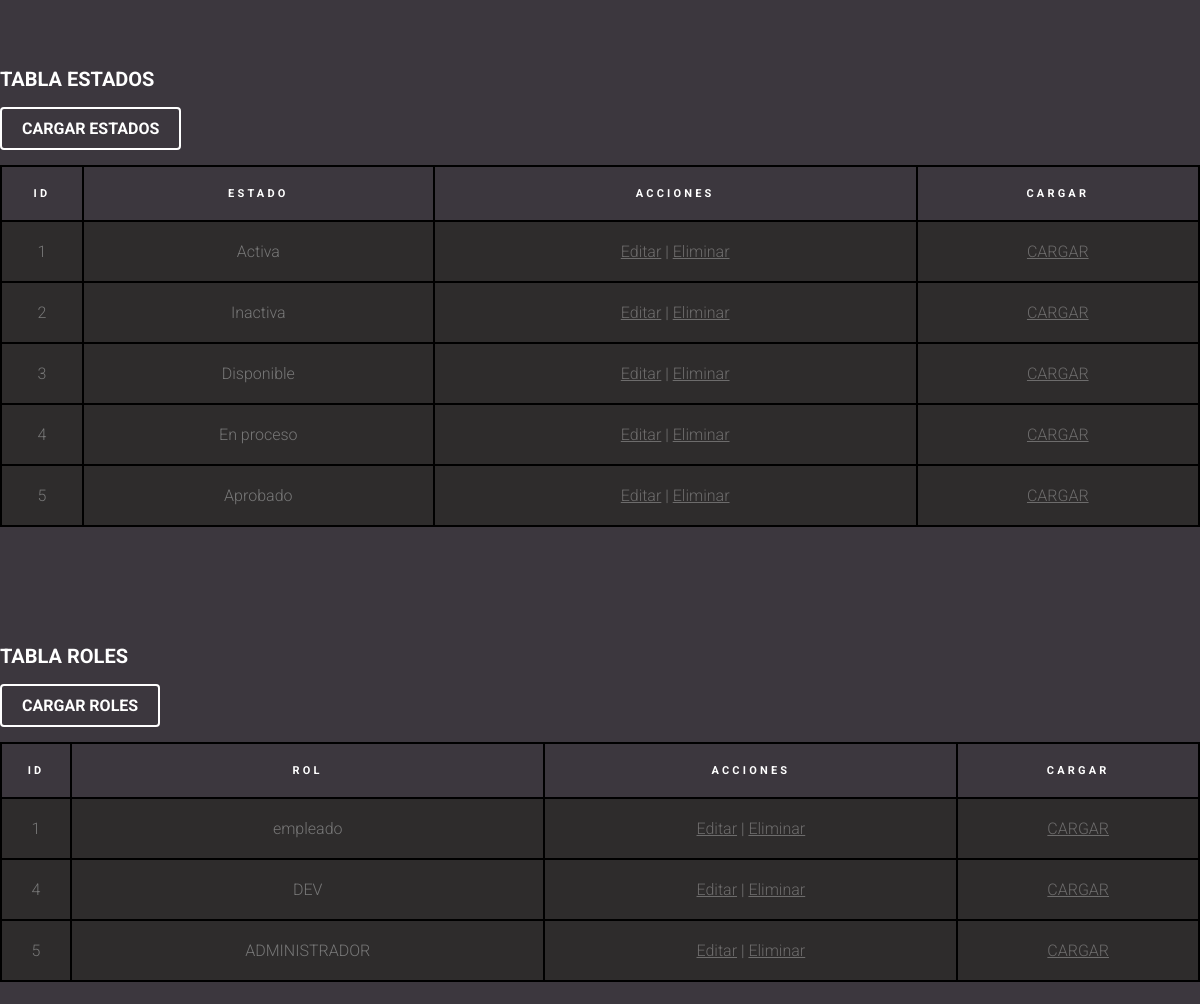
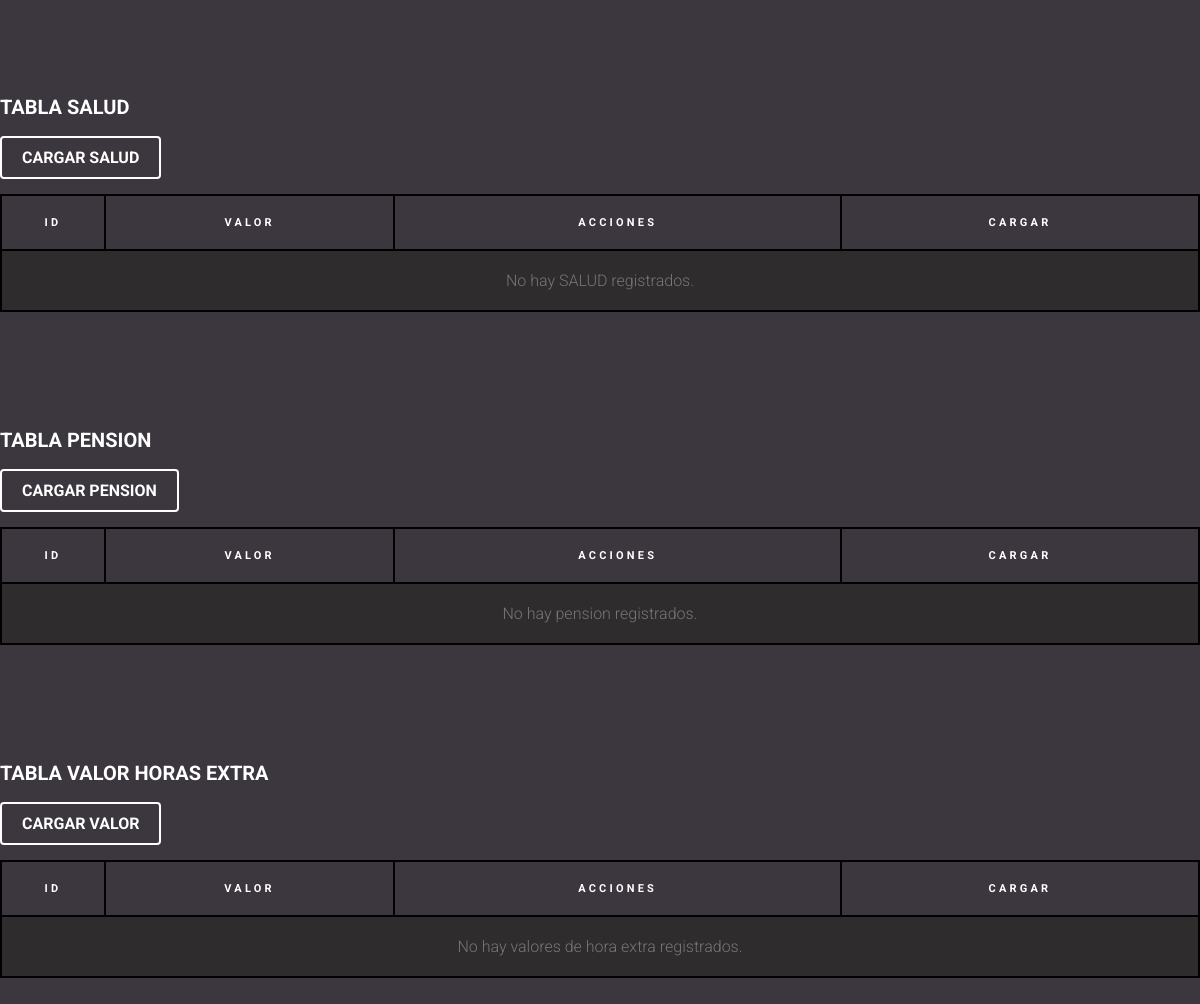
Page /modulo_brian_individual/index.php on the committed database (2 pictures, top to bottom).
### tables this page shows
CREATE TABLE `estado` (
  `ID_Es` int(10) NOT NULL,
  `Estado` varchar(20) NOT NULL
);

CREATE TABLE `roles` (
  `ID` int(11) NOT NULL,
  `TP_user` varchar(20) DEFAULT NULL
);

### modulo_brian_individual/index.php (the view, shortened to what this page needs)
<!DOCTYPE html>
<html lang="en">
<head>
    <link rel="stylesheet" href="css/style.css">
</head>
<body>
<div class="content">
    <div class="container">
        <h2 class="mb-5">TABLA ESTADOS</h2>
        <div class="table-responsive">
            <table class="table table-striped custom-table">
            <div class="button"><a href='PHP/crear_php/estados.php'>CARGAR ESTADOS</a></div>
                <thead>
                <tr>
                    <th scope="col">ID</th>
                    <th scope="col">ESTADO</th>
                    <th scope="col">Acciones</th>
                    <th scope="col">CARGAR</th>
                </tr>
                </thead>
                <tbody class="tbody">
                <?php
                include 'conexion/db.php';
                $sql = "SELECT * FROM estado";
                $result = $conn->query($sql);
                if ($result->num_rows > 0) {
                    while ($row = $result->fetch_assoc()) {
                        echo "<tr>";
                        echo "<td>" . $row['ID_Es'] . "</td>";
                        echo "<td>" . $row['Estado'] . "</td>";
                        echo "<td><a href='PHP/editar_php/editar_estados.php?id=" . $row['ID_Es'] . "'>Editar</a> | <a href='PHP/eliminar_php/eliminar_estado.php?id=" . $row['ID_Es'] . "'>Eliminar</a></td>";
                        echo "<td><a href='PHP/crear_php/estados.php'>CARGAR</a></td>";
                        echo "</tr>";
                    }
                } else {
                    echo "<tr><td colspan='4'>No hay estados registrados.</td></tr>";
                }
                ?>
                </tbody>
            </table>
        </div>
    </div>
</div>
<div class="content">
    <div class="container">
        <h2 class="mb-5">TABLA ROLES</h2>
        <div class="table-responsive">
            <table class="table table-striped custom-table">
            <div class="button"><a href='PHP/crear_php/roles.php'>CARGAR ROLES</a></div>
                <thead>
                <tr>
                    <th scope="col">ID</th>
                    <th scope="col">ROL</th>
                    <th scope="col">Acciones</th>
                    <th scope="col">CARGAR</th>
                </tr>
                </thead>
                <tbody class="tbody">
                <?php
                include 'conexion/db.php';
                $sql = "SELECT * FROM roles";
                $result = $conn->query($sql);
                if ($result->num_rows > 0) {
                    while ($row = $result->fetch_assoc()) {
                        echo "<tr>";
                        echo "<td>" . $row['ID'] . "</td>";
                        echo "<td>" . $row['TP_user'] . "</td>";
                        echo "<td><a href='PHP/editar_php/editar_roles.php?id=" . $row['ID'] . "'>Editar</a> | <a href='PHP/eliminar_php/eliminar_rol.php?id=" . $row['ID'] . "'>Eliminar</a></td>";
                        echo "<td><a href='PHP/crear_php/roles.php'>CARGAR</a></td>";
                        echo "</tr>";
                    }
                } else {
                    echo "<tr><td colspan='4'>No hay ROLES registrados.</td></tr>";
                }
                ?>
                </tbody>
            </table>
        </div>
    </div>
</div>
<div class="content">
    <div class="container">
        <h2 class="mb-5">TABLA SALUD</h2>
        <div class="table-responsive">
            <table class="table table-striped custom-table">
            <div class="button"><a href='PHP/crear_php/salud.php'>CARGAR SALUD</a></div>
                <thead>
                <tr>
                    <th scope="col">ID</th>
                    <th scope="col">VALOR</th>
                    <th scope="col">Acciones</th>
                    <th scope="col">CARGAR</th>
                </tr>
                </thead>
                <tbody class="tbody">
                <?php
                include 'conexion/db.php';
                $sql = "SELECT * FROM salud";
                $result = $conn->query($sql);
                if ($result->num_rows > 0) {
                    while ($row = $result->fetch_assoc()) {
                        echo "<tr>";
                        echo "<td>" . $row['ID'] . "</td>";
                        echo "<td>" . $row['valor'] . " %"."</td>";
                        echo "<td><a href='PHP/editar_php/editar_salud.php?id=" . $row['ID'] . "'>Editar</a> | <a href='PHP/eliminar_php/eliminar_salud.php?id=" . $row['ID'] . "'>Eliminar</a></td>";
                        echo "<td><a href='PHP/crear_php/salud.php'>CARGAR</a></td>";
                        echo "</tr>";
                    }
                } else {
                    echo "<tr><td colspan='4'>No hay SALUD registrados.</td></tr>";
                }
                ?>
                </tbody>
            </table>
        </div>
    </div>
</div>
<div class="content">
    <div class="container">
        <h2 class="mb-5">TABLA PENSION</h2>
        <div class="table-responsive">
            <table class="table table-striped custom-table">
            <div class="button"><a href='PHP/crear_php/pension.php'>CARGAR PENSION</a></div>
                <thead>
                <tr>
                    <th scope="col">ID</th>
                    <th scope="col">VALOR</th>
                    <th scope="col">Acciones</th>
                    <th scope="col">CARGAR</th>
                </tr>
                </thead>
                <tbody class="tbody">
                <?php
                include 'conexion/db.php';
                $sql = "SELECT * FROM pension";
                $result = $conn->query($sql);
                if ($result->num_rows > 0) {
                    while ($row = $result->fetch_assoc()) {
                        echo "<tr>";
                        echo "<td>" . $row['ID'] . "</td>";
                        echo "<td>" . $row['valor'] . " %"."</td>";
                        echo "<td><a href='PHP/editar_php/editar_pension.php?id=" . $row['ID'] . "'>Editar</a> | <a href='PHP/eliminar_php/eliminar_pension.php?id=" . $row['ID'] . "'>Eliminar</a></td>";
                        echo "<td><a href='PHP/crear_php/pension.php'>CARGAR</a></td>";
                        echo "</tr>";
                    }
                } else {
                    echo "<tr><td colspan='4'>No hay pension registrados.</td></tr>";
                }
                ?>
                </tbody>
            </table>
        </div>
    </div>
</div>
<div class="content">
    <div class="container">
        <h2 class="mb-5">TABLA VALOR HORAS EXTRA</h2>
        <div class="table-responsive">
            <table class="table table-striped custom-table">
            <div class="button"><a href='PHP/crear_php/vhe.php'>CARGAR VALOR</a></div>
                <thead>
                <tr>
                    <th scope="col">ID</th>
                    <th scope="col">VALOR</th>
                    <th scope="col">Acciones</th>
                    <th scope="col">CARGAR</th>
                </tr>
                </thead>
                <tbody class="tbody">
                <?php
                include 'conexion/db.php';
                $sql = "SELECT * FROM v_h_extra";
                $result = $conn->query($sql);
                if ($result->num_rows > 0) {
                    while ($row = $result->fetch_assoc()) {
                        echo "<tr>";
                        echo "<td>" . $row['ID'] . "</td>";
                        echo "<td>" . $row['V_H_extra'] ."</td>";
                        echo "<td><a href='PHP/editar_php/editar_valor_extra.php?id=" . $row['ID'] . "'>Editar</a> | <a href='PHP/eliminar_php/eliminar_v_hora_extra.php?id=" . $row['ID'] . "'>Eliminar</a></td>";
                        echo "<td><a href='PHP/crear_php/vhe.php'>CARGAR</a></td>";
                        echo "</tr>";
                    }
                } else {
                    echo "<tr><td colspan='4'>No hay valores de hora extra registrados.</td></tr>";
                }
                ?>
                </tbody>
            </table>
        </div>
    </div>
</div>
</body>
</html>

### modulo_brian_individual/css/style.css (style rules this page uses)
body { font-family: "Roboto", -apple-system, BlinkMacSystemFont, "Segoe UI", Roboto, "Helvetica Neue", Arial, "Noto Sans", sans-serif, "Apple Color Emoji", "Segoe UI Emoji", "Segoe UI Symbol", "Noto Color Emoji"; background-color: #3c373e; font-weight: 300; margin: 0; padding: 0; }
h2 { font-size: 20px; color: #fff; }
.content { padding: 50px 0; }
.custom-table { text-align: center; width: 100%; border-collapse: collapse; }
.custom-table thead tr, .custom-table thead th { padding: 20px 0; border: 2px solid black; color: #fff; font-size: 11px; text-transform: uppercase; letter-spacing: .2rem; }
.custom-table tbody th, .custom-table tbody td { color: #777; font-weight: 400; padding: 20px 0; font-weight: 300; border: 2px solid black; transition: .3s all ease; background-color:rgb(46, 44, 44); }
.custom-table tbody th a, .custom-table tbody td a { color: rgba(255, 255, 255, 0.3); transition: .3s all ease; }
.button a { display: inline-block; padding: 10px 20px; background-color: transparent; color: #fff; border: 2px solid #ffffff; border-radius: 4px; text-transform: uppercase; font-weight: bold; text-decoration: none; transition: .3s all ease; margin-bottom: 15px; }

### rows in the picture
estado: ID_Es "1", Estado "Activa"
estado: ID_Es "2", Estado "Inactiva"
estado: ID_Es "3", Estado "Disponible"
estado: ID_Es "4", Estado "En proceso"
estado: ID_Es "5", Estado "Aprobado"
roles: ID "1", TP_user "empleado"
roles: ID "4", TP_user "DEV"
roles: ID "5", TP_user "ADMINISTRADOR"
